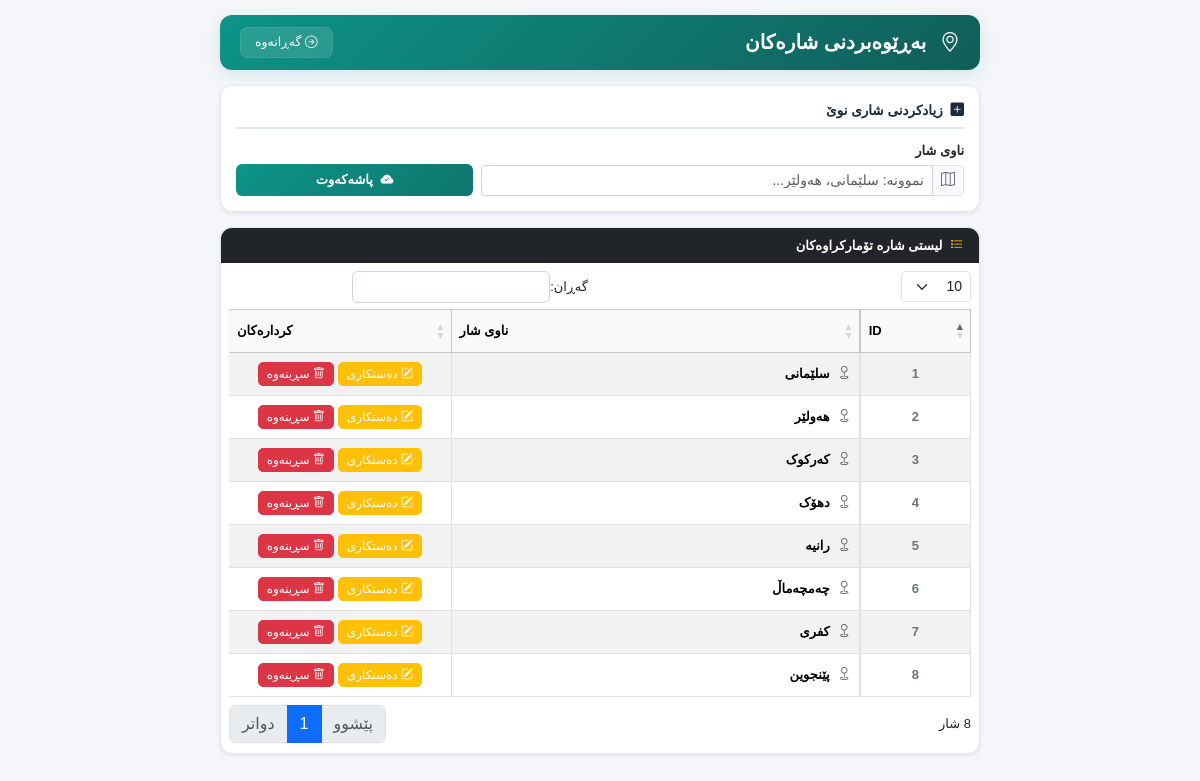
The app's page /shar.php (signed in) with its own data.
### tables this page shows
CREATE TABLE `shar` (
  `SharID` int(11) NOT NULL,
  `SharName` varchar(100) NOT NULL
);

### shar.php (the view, shortened to what this page needs)
<?php
include 'config/db.php';
$edit = null;
$result = mysqli_query($conn, "SELECT * FROM Shar ORDER BY SharID DESC");
?>
<!DOCTYPE html>
<html lang="ku" dir="rtl">
<head>
    <link href="https://cdn.jsdelivr.net/npm/bootstrap@5.3.3/dist/css/bootstrap.rtl.min.css" rel="stylesheet">
    <link href="https://cdn.jsdelivr.net/npm/bootstrap-icons@1.11.3/font/bootstrap-icons.css" rel="stylesheet">
    <link rel="stylesheet" href="https://cdn.datatables.net/1.13.6/css/dataTables.bootstrap5.min.css">
</head>
<body>
<div class="custom-container">
    <div class="main-header">
        <div>
            <h5 class="mb-0 fw-bold"><i class="bi bi-geo-alt me-2"></i> بەڕێوەبردنی شارەکان</h5>
        </div>
        <a href="dashboard.php" class="back-btn"><i class="bi bi-arrow-right-circle"></i> گەڕانەوە</a>
    </div>
    <div class="card shadow-sm">
        <div class="section-title">
            <i class="bi bi-plus-square-fill text-teal me-1"></i> <?= $edit ? 'دەستکاریکردنی ناو' : 'زیادکردنی شاری نوێ' ?>
        </div>
        <form method="post" autocomplete="off">
            <div class="row g-2 align-items-end">
                <div class="col-md-8">
                    <label class="form-label fw-bold mb-1">ناوی شار</label>
                    <div class="input-group input-group-sm">
                        <span class="input-group-text bg-light text-muted"><i class="bi bi-map"></i></span>
                        <input type="text" name="shar_name" class="form-control" placeholder="نموونە: سلێمانی، هەولێر..." value="<?= htmlspecialchars($edit['SharName'] ?? '') ?>" required>
                    </div>
                </div>
                <div class="col-md-4 d-flex gap-1">
                    <button type="submit" name="save" class="btn btn-save btn-custom w-100">
                        <i class="bi bi-cloud-check-fill me-1"></i> پاشەکەوت
                    </button>
                </div>
            </div>
        </form>
    </div>
    <div class="card p-0 overflow-hidden shadow-sm">
        <div class="p-2 px-3 bg-dark text-white fw-bold" style="font-size: 13px;">
            <i class="bi bi-list-task text-warning me-1"></i> لیستی شارە تۆمارکراوەکان
        </div>
        <div class="p-2">
            <table id="myTable" class="table table-sm table-striped table-bordered text-center mb-0">
                <thead class="table-light">
                    <tr>
                        <th style="width: 15%;">ID</th>
                        <th>ناوی شار</th>
                        <th style="width: 30%;">کردارەکان</th>
                    </tr>
                </thead>
                <tbody>
                    <?php while($row = mysqli_fetch_assoc($result)) { ?>
                        <tr>
                            <td class="fw-bold text-secondary"><?= $row['SharID'] ?></td>
                            <td class="fw-bold text-start ps-3"><i class="bi bi-geo text-muted me-2"></i><?= htmlspecialchars($row['SharName']) ?></td>
                            <td>
                                <div class="d-flex justify-content-center gap-1">
                                    <a href="?edit=<?= $row['SharID'] ?>" class="btn btn-warning text-white btn-action"><i class="bi bi-pencil-square"></i> دەستکاری</a>
                                    <a href="?delete=<?= $row['SharID'] ?>" class="btn btn-danger btn-action" onclick="return confirm('دڵنیایت لە سڕینەوە؟')"><i class="bi bi-trash"></i> سڕینەوە</a>
                                </div>
                            </td>
                        </tr>
                    <?php } ?>
                </tbody>
            </table>
        </div>
    </div>
</div>
</body>
</html>

### shar.php (style rules this page uses)
body { background: #f4f6f9; font-family: 'NRT', sans-serif; color: #334155; font-size: 13px; padding-bottom: 60px; }
.custom-container { max-width: 800px; margin: 0 auto; padding: 0 20px; }
.main-header { background: linear-gradient(135deg, #0d9488, #115e59); color: white; padding: 12px 20px; border-radius: 12px; display: flex; justify-content: space-between; align-items: center; margin-top: 15px; margin-bottom: 15px; box-shadow: 0 4px 15px rgba(13, 148, 136, 0.15); }
.card { background: #ffffff; border: none; border-radius: 12px; padding: 15px; margin-bottom: 15px; border: 1px solid #e2e8f0; }
.section-title { font-size: 13.5px; font-weight: bold; color: #1e293b; border-bottom: 2px solid #e2e8f0; padding-bottom: 6px; margin-bottom: 12px; }
.form-control { border-color: #cbd5e1; border-radius: 6px; padding: 5px 10px; font-size: 13px; }
.btn-custom { border-radius: 6px; font-weight: bold; padding: 6px 16px; font-size: 13px; }
.btn-save { background: linear-gradient(135deg, #0d9488, #0f766e); color: white; border: none; }
.table th, .table td { padding: 5px 8px !important; vertical-align: middle; height: 32px !important; }
.back-btn { background: rgba(255, 255, 255, 0.12); color: white; text-decoration: none; padding: 5px 14px; border-radius: 8px; font-size: 12.5px; border: 1px solid rgba(255, 255, 255, 0.08); }
.btn-action { padding: 2px 8px; font-size: 12px; border-radius: 5px; }

### records on screen
shar: SharID "8", SharName "پێنجوین"
shar: SharID "7", SharName "کفری"
shar: SharID "6", SharName "چەمچەماڵ"
shar: SharID "5", SharName "رانیە"
shar: SharID "4", SharName "دهۆک"
shar: SharID "3", SharName "کەرکوک"
shar: SharID "2", SharName "هەولێر"
shar: SharID "1", SharName "سلێمانی"
